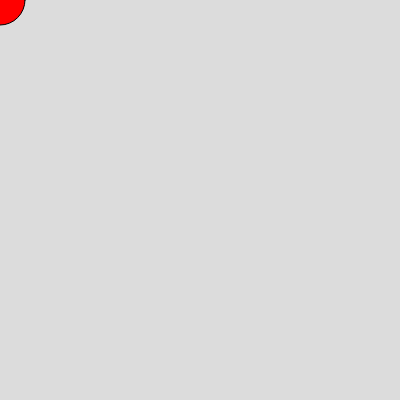
Frame 1 (no input)
Frame 60 (no input): identical to frame 1, image omitted
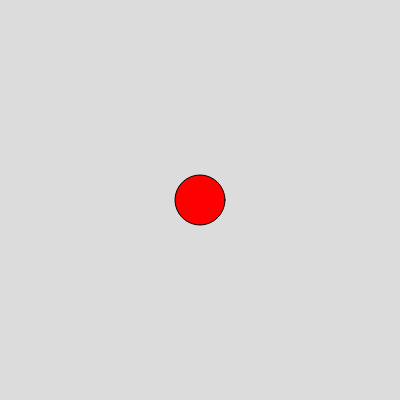
Frame 120 (the mouse pressed at the canvas centre since frame 60)

The p5.js sketch that drew these frames (run headless with seeded random() and noise() and a simulated clock; from frame 60 on, the mouse is pressed at the canvas centre):

// p5.js sketch
// ── sketch.js
function setup() {
  createCanvas(400, 400);
}

function draw() {
  background(220);

  let x = mouseX;
  let y = mouseY;

  let circleSize = 50

  let xIsLarge = x > 200
  let yIsLarge = y > 200

  // let xIsSmall = ! xIsLarge

  if (xIsLarge) {
    circleSize = circleSize * 2
  }

  if (xIsLarge || !yIsLarge) {
    fill("red");
  } else {
    fill("white");
  }

  circle(x, y, circleSize)
}
